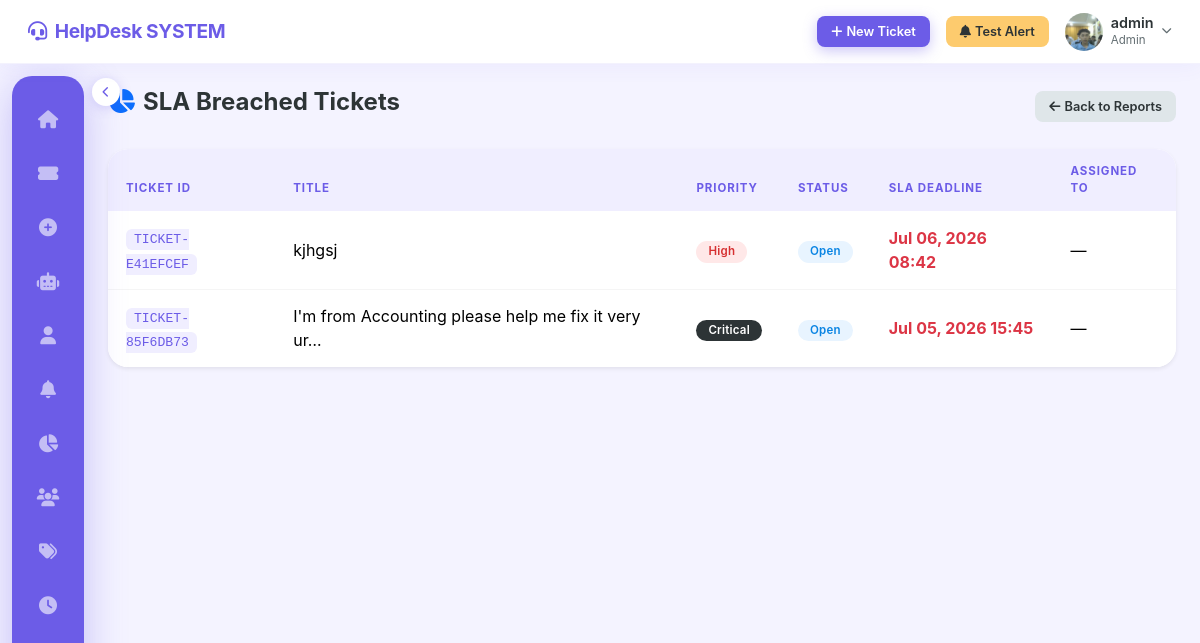
Page /reports/sla/ (signed in) on the committed database.
### accounts/models.py (models this page shows, shortened)
class User(AbstractUser):
    ROLE_CHOICES = [
        ('admin', 'Admin'),
        ('agent', 'Agent'),
        ('user', 'User'),
    ]
    role = models.CharField(max_length=10, choices=ROLE_CHOICES, default='user')
    phone = models.CharField(max_length=20, blank=True, null=True)
    profile_picture = models.ImageField(
        upload_to='profile_pictures/', blank=True, null=True
    )
    department = models.CharField(max_length=100, blank=True, null=True)
    created_at = models.DateTimeField(auto_now_add=True)
    updated_at = models.DateTimeField(auto_now=True)

### tickets/models.py (models this page shows, shortened)
class Ticket(models.Model):
    PRIORITY_CHOICES = [
        ('low', 'Low'),
        ('medium', 'Medium'),
        ('high', 'High'),
        ('critical', 'Critical'),
    ]
    STATUS_CHOICES = [
        ('open', 'Open'),
        ('in_progress', 'In Progress'),
        ('resolved', 'Resolved'),
        ('closed', 'Closed'),
    ]
    RATING_CHOICES = [(i, str(i)) for i in range(1, 6)]
    ticket_id = models.CharField(max_length=20, unique=True, editable=False)
    title = models.CharField(max_length=255)
    description = models.TextField()
    category = models.ForeignKey(Category, on_delete=models.SET_NULL, null=True, related_name='tickets')
    priority = models.CharField(max_length=10, choices=PRIORITY_CHOICES, default='medium')
    status = models.CharField(max_length=15, choices=STATUS_CHOICES, default='open')
    created_by = models.ForeignKey(
        settings.AUTH_USER_MODEL, on_delete=models.CASCADE, related_name='created_tickets'
    )
    assigned_to = models.ForeignKey(
        settings.AUTH_USER_MODEL, on_delete=models.SET_NULL,
        null=True, blank=True, related_name='assigned_tickets'
    )
    created_at = models.DateTimeField(auto_now_add=True)
    updated_at = models.DateTimeField(auto_now=True)
    resolved_at = models.DateTimeField(null=True, blank=True)
    closed_at = models.DateTimeField(null=True, blank=True)
    sla_deadline = models.DateTimeField(null=True, blank=True)
    rating = models.IntegerField(choices=RATING_CHOICES, null=True, blank=True)
    rating_comment = models.TextField(blank=True, null=True)
    class Meta:
        ordering = ['-created_at']

### tickets/views.py (the view)
# urls.py: path('reports/<str:report_type>/', views.reports_detail_view, name='reports_detail'),
@login_required
@role_required('admin', 'agent')
def reports_detail_view(request, report_type):
    context = {'report_type': report_type}
    if report_type == 'status':
        data = {s: Ticket.objects.filter(status=s).count() for s, _ in Ticket.STATUS_CHOICES}
        context['data'] = data
        context['title'] = 'Tickets by Status'
    elif report_type == 'priority':
        data = {p: Ticket.objects.filter(priority=p).count() for p, _ in Ticket.PRIORITY_CHOICES}
        context['data'] = data
        context['title'] = 'Tickets by Priority'
    elif report_type == 'category':
        data = Category.objects.annotate(count=Count('tickets')).values('name', 'count')
        context['data'] = data
        context['title'] = 'Tickets by Category'
    elif report_type == 'sla':
        breached = Ticket.objects.filter(
            sla_deadline__lt=timezone.now(), status__in=['open', 'in_progress']
        )
        context['breached_tickets'] = breached
        context['title'] = 'SLA Breached Tickets'
    return render(request, 'tickets/reports_details.html', context)

### tickets/utils.py (called while the page is built)
def role_required(*roles):
    def decorator(view_func):
        @wraps(view_func)
        def _wrapped(request, *args, **kwargs):
            if not request.user.is_authenticated:
                return redirect('login')
            if request.user.role not in roles:
                messages.error(request, 'You do not have permission to access that page.')
                return redirect('dashboard')
            return view_func(request, *args, **kwargs)
        return _wrapped
    return decorator

### tickets/templates/tickets/reports_details.html (shortened to what this page needs)
{% extends 'base.html' %}
{% block content %}
<div class="d-flex justify-content-between align-items-center mb-4">
  <h4 class="fw-bold"><i class="fa fa-chart-pie me-2 text-primary"></i>{{ title }}</h4>
  <a href="{% url 'reports' %}" class="btn btn-secondary btn-sm">
    <i class="fa fa-arrow-left me-1"></i>Back to Reports
  </a>
</div>
{% if report_type == 'sla' %}
  <div class="card shadow-sm">
    <div class="card-body p-0">
      <table class="table table-hover mb-0">
        <thead class="table-danger">
          <tr><th>Ticket ID</th><th>Title</th><th>Priority</th><th>Status</th><th>SLA Deadline</th><th>Assigned To</th></tr>
        </thead>
        <tbody>
          {% for ticket in breached_tickets %}
          <tr>
            <td><code>{{ ticket.ticket_id }}</code></td>
            <td>{{ ticket.title|truncatechars:50 }}</td>
            <td><span class="badge priority-{{ ticket.priority }}">{{ ticket.get_priority_display }}</span></td>
            <td><span class="badge status-{{ ticket.status }}">{{ ticket.get_status_display }}</span></td>
            <td class="text-danger fw-bold">{{ ticket.sla_deadline|date:"M d, Y H:i" }}</td>
            <td>{{ ticket.assigned_to.username|default:"—" }}</td>
          </tr>
          {% empty %}
          <tr><td colspan="6" class="text-center py-4 text-success fw-bold">No SLA breaches.</td></tr>
          {% endfor %}
        </tbody>
      </table>
    </div>
  </div>
{% endif %}
{% endblock %}

### templates/base.html (shortened to what this page needs)
<!DOCTYPE html>
<html lang="en">
<head>
  <link rel="stylesheet" href="https://cdn.jsdelivr.net/npm/bootstrap@5.3.2/dist/css/bootstrap.min.css">
  <link rel="stylesheet" href="https://cdnjs.cloudflare.com/ajax/libs/font-awesome/6.4.2/css/all.min.css">
  {% load static %}
  <link rel="stylesheet" href="{% static 'css/style.css' %}">
</head>
<body>
{% if user.is_authenticated %}
<nav class="navbar">
  <a class="navbar-brand" href="{% url 'dashboard' %}">
    <i class="fa fa-headset"></i>HelpDesk SYSTEM
  </a>
  <div class="ms-auto d-flex align-items-center gap-3">
    <a href="{% url 'ticket_create' %}" class="btn btn-primary btn-sm">
      <i class="fa fa-plus me-1"></i>New Ticket
    </a>
    {% if user.is_authenticated and user.role == 'admin' %}
    <button id="testNotificationBtn" class="btn btn-warning btn-sm">
      <i class="fa fa-bell me-1"></i>Test Alert
    </button>
    {% endif %}
    <div class="dropdown">
      <div data-bs-toggle="dropdown" style="cursor:pointer;" class="d-flex align-items-center gap-2">
        {% if user.profile_picture %}
          <img src="{{ user.profile_picture.url }}" class="nav-avatar" alt="">
        {% else %}
          <div class="nav-avatar-initials">{{ user.username|slice:":1"|upper }}</div>
        {% endif %}
        <div class="d-none d-md-block">
          <div class="fw-semibold" style="font-size:.9rem;line-height:1.2;">{{ user.username }}</div>
          <div style="font-size:.72rem;color:var(--text-secondary);">{{ user.get_role_display }}</div>
        </div>
        <i class="fa fa-chevron-down" style="font-size:.65rem;color:var(--text-secondary);"></i>
      </div>
    </div>
  </div>
</nav>
<button class="sidebar-toggle" id="sidebarToggle" title="Toggle sidebar">
</button>
<nav class="sidebar" id="sidebar">
  <a class="nav-link {% if request.resolver_match.url_name == 'dashboard' %}active{% endif %}"
     href="{% url 'dashboard' %}" title="Dashboard">
    <i class="fa fa-home"></i>
  </a>
  <a class="nav-link {% if request.resolver_match.url_name == 'ticket_list' %}active{% endif %}"
     href="{% url 'ticket_list' %}" title="Tickets">
    <i class="fa fa-ticket-alt"></i>
  </a>
  <a class="nav-link {% if request.resolver_match.url_name == 'ticket_create' %}active{% endif %}"
     href="{% url 'ticket_create' %}" title="New Ticket">
    <i class="fa fa-plus-circle"></i>
  </a>
  <a class="nav-link {% if request.resolver_match.url_name == 'ai_chat' %}active{% endif %}"
     href="{% url 'ai_chat' %}" title="Q&A AI">
    <i class="fa fa-robot"></i>
  </a>
  <a class="nav-link {% if request.resolver_match.url_name == 'profile' %}active{% endif %}"
     href="{% url 'profile' %}" title="Profile">
    <i class="fa fa-user"></i>
  </a>
  {% if user.role == 'admin' %}
  <a class="nav-link {% if request.resolver_match.url_name == 'notification_test' %}active{% endif %}"
     href="{% url 'notification_test' %}" title="Test Notifications">
    <i class="fa fa-bell"></i>
  </a>
  {% endif %}
  {% if user.role == 'admin' or user.role == 'agent' %}
  <a class="nav-link {% if request.resolver_match.url_name == 'reports' %}active{% endif %}"
     href="{% url 'reports' %}" title="Reports">
    <i class="fa fa-chart-pie"></i>
  </a>
  {% endif %}
  {% if user.role == 'admin' %}
  <a class="nav-link {% if 'user' in request.resolver_match.url_name %}active{% endif %}"
     href="{% url 'user_list' %}" title="Users">
    <i class="fa fa-users"></i>
  </a>
  <a class="nav-link {% if 'category' in request.resolver_match.url_name %}active{% endif %}"
     href="{% url 'category_list' %}" title="Categories">
    <i class="fa fa-tags"></i>
  </a>
  <a class="nav-link {% if 'sla' in request.resolver_match.url_name %}active{% endif %}"
     href="{% url 'sla_list' %}" title="SLA Rules">
    <i class="fa fa-clock"></i>
  </a>
  {% endif %}
</nav>
<main class="main-content" id="mainContent">
  {% block content %}{% endblock %}
</main>
{% endif %}
{% load static %}
</body>
</html>

### rows in the picture
User: profile_picture (picture), username "admin", role "Admin"
Ticket: ticket_id "TICKET-E41EFCEF", title "kjhgsj", priority "High", status "Open", sla_deadline "Jul 06, 2026 08:42", assigned_to.username "—"
Ticket: ticket_id "TICKET-85F6DB73", title "I'm from Accounting please help me fix it very ur…", priority "Critical", status "Open", sla_deadline "Jul 05, 2026 15:45", assigned_to.username "—"

### other values in the picture
{{ title }} "SLA Breached Tickets"
